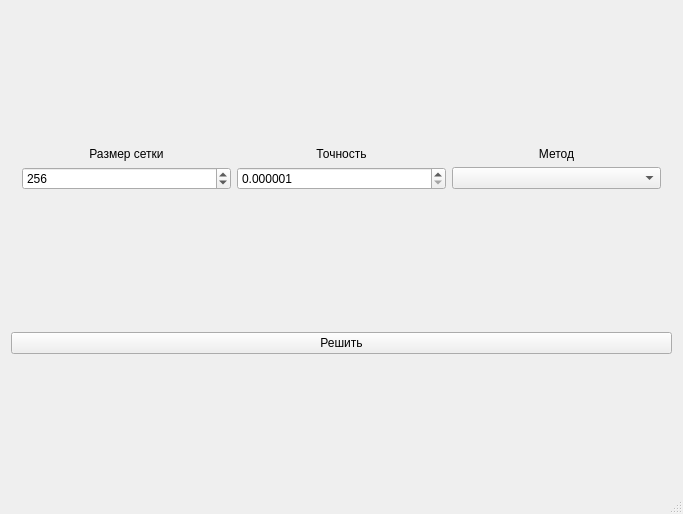
<?xml version="1.0" encoding="UTF-8"?>
<ui version="4.0">
 <class>MainWindow</class>
 <widget class="QMainWindow" name="MainWindow">
  <property name="geometry">
   <rect>
    <x>0</x>
    <y>0</y>
    <width>683</width>
    <height>514</height>
   </rect>
  </property>
  <property name="windowTitle">
   <string>Решение задачи Дирихле для уравнения Пуассона</string>
  </property>
  <widget class="QWidget" name="centralWidget">
   <layout class="QVBoxLayout" name="verticalLayout">
    <item>
     <widget class="QWidget" name="widget" native="true">
      <property name="sizePolicy">
       <sizepolicy hsizetype="Preferred" vsizetype="Fixed">
        <horstretch>0</horstretch>
        <verstretch>0</verstretch>
       </sizepolicy>
      </property>
      <layout class="QGridLayout" name="gridLayout_2">
       <item row="0" column="0">
        <widget class="QLabel" name="label">
         <property name="text">
          <string>Размер сетки</string>
         </property>
         <property name="alignment">
          <set>Qt::AlignCenter</set>
         </property>
        </widget>
       </item>
       <item row="1" column="1">
        <widget class="QDoubleSpinBox" name="m_epsilonSpinBox">
         <property name="decimals">
          <number>6</number>
         </property>
         <property name="minimum">
          <double>0.000001000000000</double>
         </property>
         <property name="maximum">
          <double>0.999999000000000</double>
         </property>
         <property name="singleStep">
          <double>0.000001000000000</double>
         </property>
        </widget>
       </item>
       <item row="0" column="1">
        <widget class="QLabel" name="label_2">
         <property name="text">
          <string>Точность</string>
         </property>
         <property name="alignment">
          <set>Qt::AlignCenter</set>
         </property>
        </widget>
       </item>
       <item row="1" column="0">
        <widget class="Power2Spinbox" name="m_gridSizeSpinBox">
         <property name="minimum">
          <number>16</number>
         </property>
         <property name="maximum">
          <number>4096</number>
         </property>
         <property name="value">
          <number>256</number>
         </property>
        </widget>
       </item>
       <item row="0" column="2">
        <widget class="QLabel" name="label_3">
         <property name="text">
          <string>Метод</string>
         </property>
         <property name="alignment">
          <set>Qt::AlignCenter</set>
         </property>
        </widget>
       </item>
       <item row="1" column="2">
        <widget class="QComboBox" name="m_iteratorComboBox">
         <property name="currentText">
          <string/>
         </property>
        </widget>
       </item>
      </layout>
     </widget>
    </item>
    <item>
     <widget class="QPushButton" name="solveButton">
      <property name="text">
       <string>Решить</string>
      </property>
     </widget>
    </item>
   </layout>
  </widget>
  <widget class="QMenuBar" name="menuBar">
   <property name="geometry">
    <rect>
     <x>0</x>
     <y>0</y>
     <width>683</width>
     <height>21</height>
    </rect>
   </property>
  </widget>
  <widget class="QStatusBar" name="statusBar"/>
 </widget>
 <layoutdefault spacing="6" margin="11"/>
 <customwidgets>
  <customwidget>
   <class>Power2Spinbox</class>
   <extends>QSpinBox</extends>
   <header>mainwindow.h</header>
  </customwidget>
 </customwidgets>
 <resources/>
 <connections>
  <connection>
   <sender>solveButton</sender>
   <signal>clicked()</signal>
   <receiver>MainWindow</receiver>
   <slot>onSolve()</slot>
   <hints>
    <hint type="sourcelabel">
     <x>199</x>
     <y>157</y>
    </hint>
    <hint type="destinationlabel">
     <x>199</x>
     <y>149</y>
    </hint>
   </hints>
  </connection>
 </connections>
 <slots>
  <slot>onSolve()</slot>
 </slots>
</ui>
